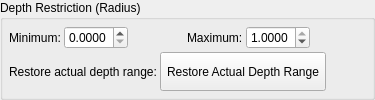
    <widget class="QGroupBox" name="depth_restriction_group_box">
     <property name="title">
      <string>Depth Restriction (Radius)</string>
     </property>
     <layout class="QVBoxLayout" name="verticalLayout_3">
      <property name="spacing">
       <number>3</number>
      </property>
      <property name="margin">
       <number>6</number>
      </property>
      <item>
       <layout class="QHBoxLayout" name="depth_min_max_widget">
        <item>
         <widget class="QLabel" name="min_depth_label">
          <property name="text">
           <string>Minimum:</string>
          </property>
         </widget>
        </item>
        <item>
         <widget class="QDoubleSpinBox" name="min_depth_spin_box">
          <property name="keyboardTracking">
           <bool>false</bool>
          </property>
          <property name="decimals">
           <number>4</number>
          </property>
          <property name="maximum">
           <double>1.000000000000000</double>
          </property>
          <property name="singleStep">
           <double>0.020000000000000</double>
          </property>
         </widget>
        </item>
        <item>
         <spacer name="min_depth_spacer">
          <property name="orientation">
           <enum>Qt::Horizontal</enum>
          </property>
          <property name="sizeHint" stdset="0">
           <size>
            <width>40</width>
            <height>20</height>
           </size>
          </property>
         </spacer>
        </item>
        <item>
         <widget class="QLabel" name="max_depth_label">
          <property name="text">
           <string>Maximum:</string>
          </property>
         </widget>
        </item>
        <item>
         <widget class="QDoubleSpinBox" name="max_depth_spin_box">
          <property name="keyboardTracking">
           <bool>false</bool>
          </property>
          <property name="decimals">
           <number>4</number>
          </property>
          <property name="maximum">
           <double>1.000000000000000</double>
          </property>
          <property name="singleStep">
           <double>0.020000000000000</double>
          </property>
          <property name="value">
           <double>1.000000000000000</double>
          </property>
         </widget>
        </item>
        <item>
         <spacer name="max_depth_spacer">
          <property name="orientation">
           <enum>Qt::Horizontal</enum>
          </property>
          <property name="sizeHint" stdset="0">
           <size>
            <width>10</width>
            <height>20</height>
           </size>
          </property>
         </spacer>
        </item>
       </layout>
      </item>
      <item>
       <layout class="QHBoxLayout" name="restore_actual_depth_range_widget">
        <item>
         <widget class="QLabel" name="restore_actual_depth_range_label">
          <property name="text">
           <string>Restore actual depth range:</string>
          </property>
         </widget>
        </item>
        <item>
         <widget class="QToolButton" name="restore_actual_depth_range_button">
          <property name="sizePolicy">
           <sizepolicy hsizetype="Fixed" vsizetype="Preferred">
            <horstretch>0</horstretch>
            <verstretch>0</verstretch>
           </sizepolicy>
          </property>
          <property name="toolTip">
           <string>Restore Actual Depth Range</string>
          </property>
          <property name="text">
           <string>Restore Actual Depth Range</string>
          </property>
          <property name="icon">
           <iconset resource="../qt-resources/qt_widgets.qrc">
            <normaloff>:/tango_undo_16.png</normaloff>:/tango_undo_16.png</iconset>
          </property>
         </widget>
        </item>
        <item>
         <spacer name="depth_range_spacer">
          <property name="orientation">
           <enum>Qt::Horizontal</enum>
          </property>
          <property name="sizeHint" stdset="0">
           <size>
            <width>40</width>
            <height>20</height>
           </size>
          </property>
         </spacer>
        </item>
       </layout>
      </item>
     </layout>
    </widget>
